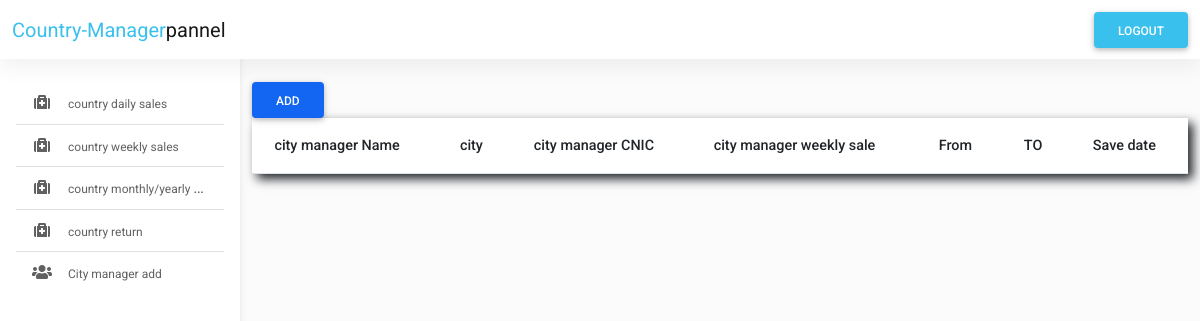
Page /country_manager/monthlysale.php (signed in) on the earlier database version.
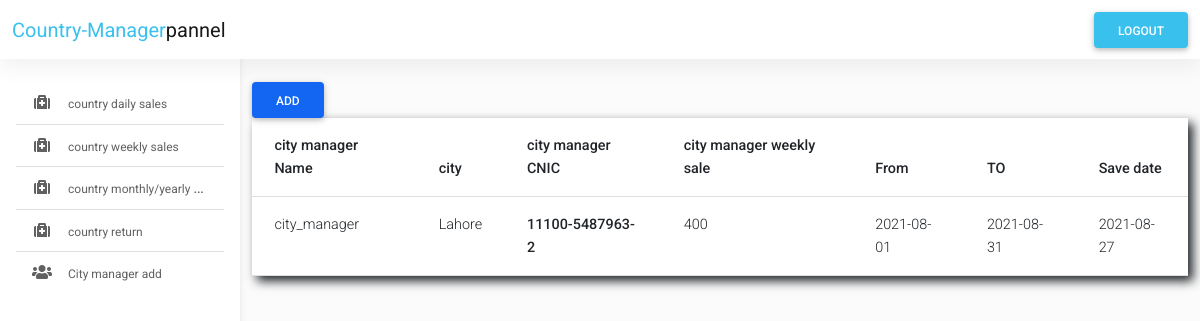
Same page on the later database version.
### tables this page shows
CREATE TABLE `country_manager_monthly_reord` (
  `id` int(11) NOT NULL,
  `city_manager_id` int(250) NOT NULL,
  `city_manager_cnic` text NOT NULL,
  `city_manager_name` text NOT NULL,
  `city` text NOT NULL,
  `city_manager_month_Sale` int(250) NOT NULL,
  `date_1` text NOT NULL,
  `date_2` text NOT NULL,
  `created_at` date NOT NULL DEFAULT current_timestamp()
);

### country_manager/monthlysale.php (the view, shortened to what this page needs)
<?php
include "./layouts/header.php";
include "./layouts/navbar.php";
?>
<main style="margin-top: 58px">
  <div class="container pt-4">
    <section>
      <div class="row">
        <div class="col-xl-12 col-sm-10 col-12 mb-4">
          <button type="button" class="btn btn-primary" data-mdb-toggle="modal" data-mdb-target="#exampleModal">
            Add
          </button>
          <table class="table">
            <thead>
              <tr>
                <th scope="col">city manager Name</th>
                <th scope="col">city</th>
                <th scope="col">city manager CNIC</th>
                <th scope="col">city manager weekly sale</th>
                <th scope="col">From</th>
                <th scope="col">TO </th>
                <th scope="col">Save date</th>
              </tr>
            </thead>
            <tbody>
            <?php
                        $sql = "SELECT * FROM country_manager_monthly_reord";
                        $result = $connect->query($sql);
                        if ($result->num_rows > 0) {
                            while ($row = $result->fetch_assoc()) {
                            ?>
                                <tr>
                                  <td><?php echo $row['city_manager_name']; ?></td>
                                  <td><?php echo $row['city']; ?></td>
                                    <th scope="row"><?php echo $row['city_manager_cnic']; ?></th>
                                    <td><?php echo $row['city_manager_month_Sale']; ?></td>
                                    <td><?php echo $row['date_1']; ?></td>
                                    <td><?php echo $row['date_2']; ?></td>
                                    <td><?php echo $row['created_at']; ?></td>
                                </tr>
                    <?php
                            }
                        }
                    ?>
            </tbody>
          </table>
        </div>
      </div>
    </section>
  </div>
</main>
<?php
include "./layouts/footer.php";
?>

Differences in the rows shown:
added country_manager_monthly_reord: city_manager_name "city_manager", city "Lahore", city_manager_cnic "11100-5487963-2", city_manager_month_Sale "400", date_1 "2021-08-01", date_2 "2021-08-31", created_at "2021-08-27"
